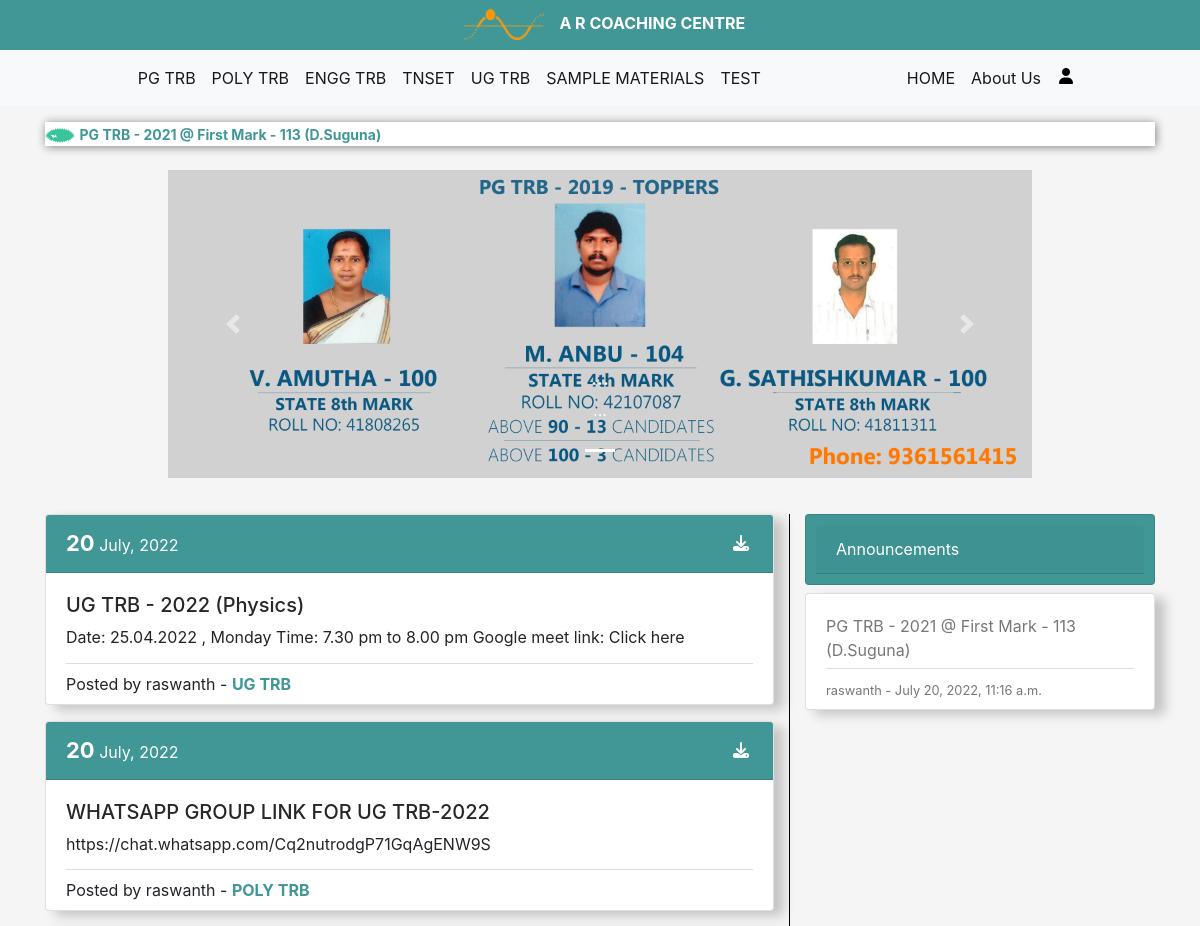
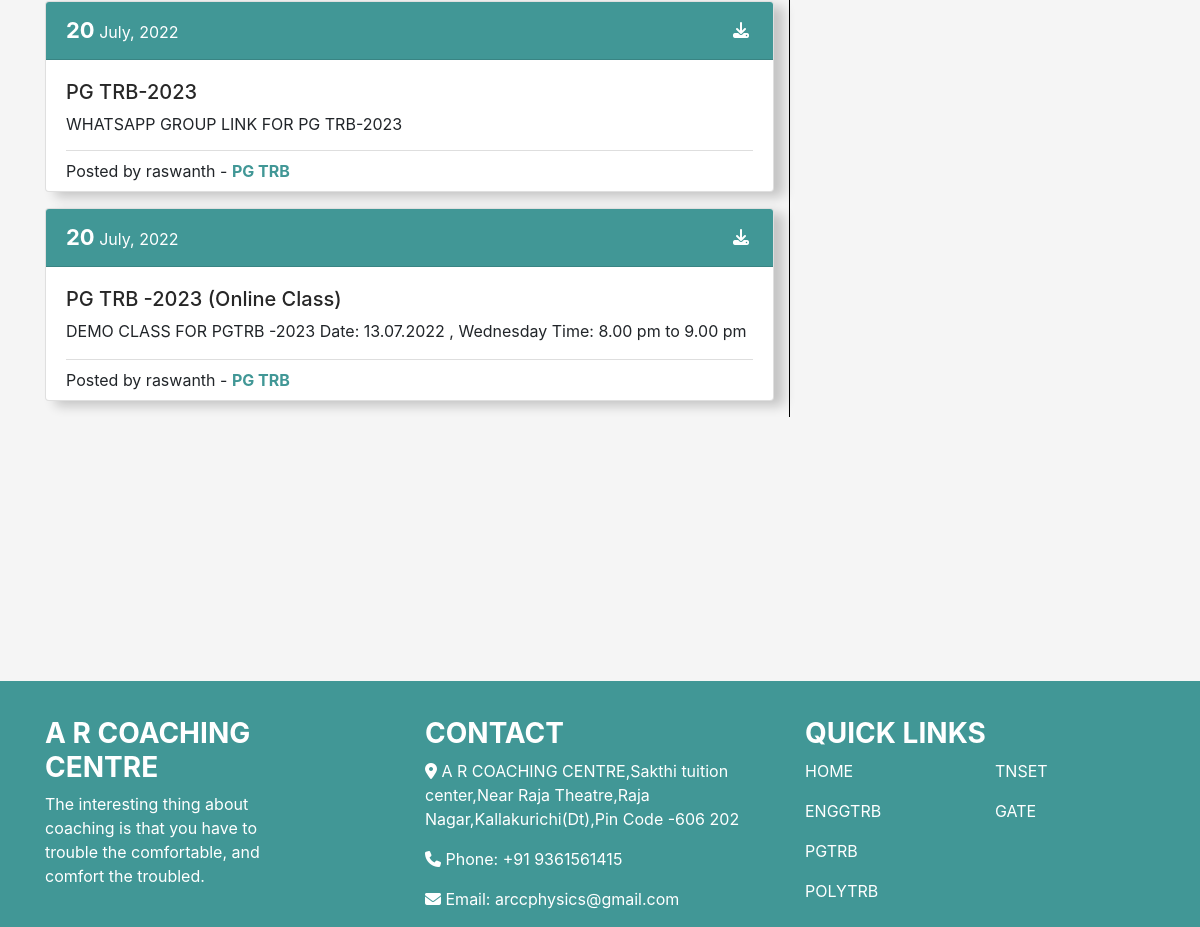
Before: / with the older database file (2 pictures, top to bottom).
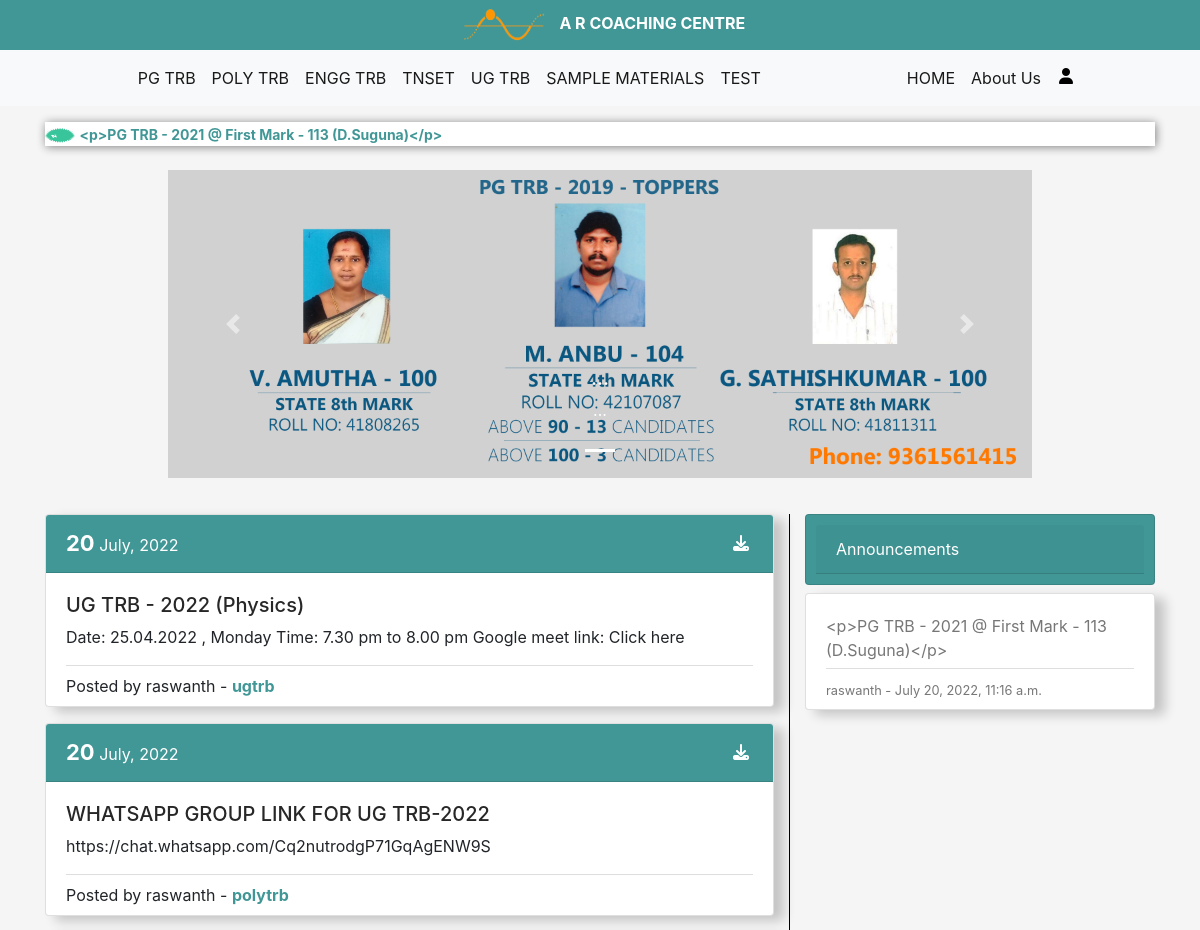
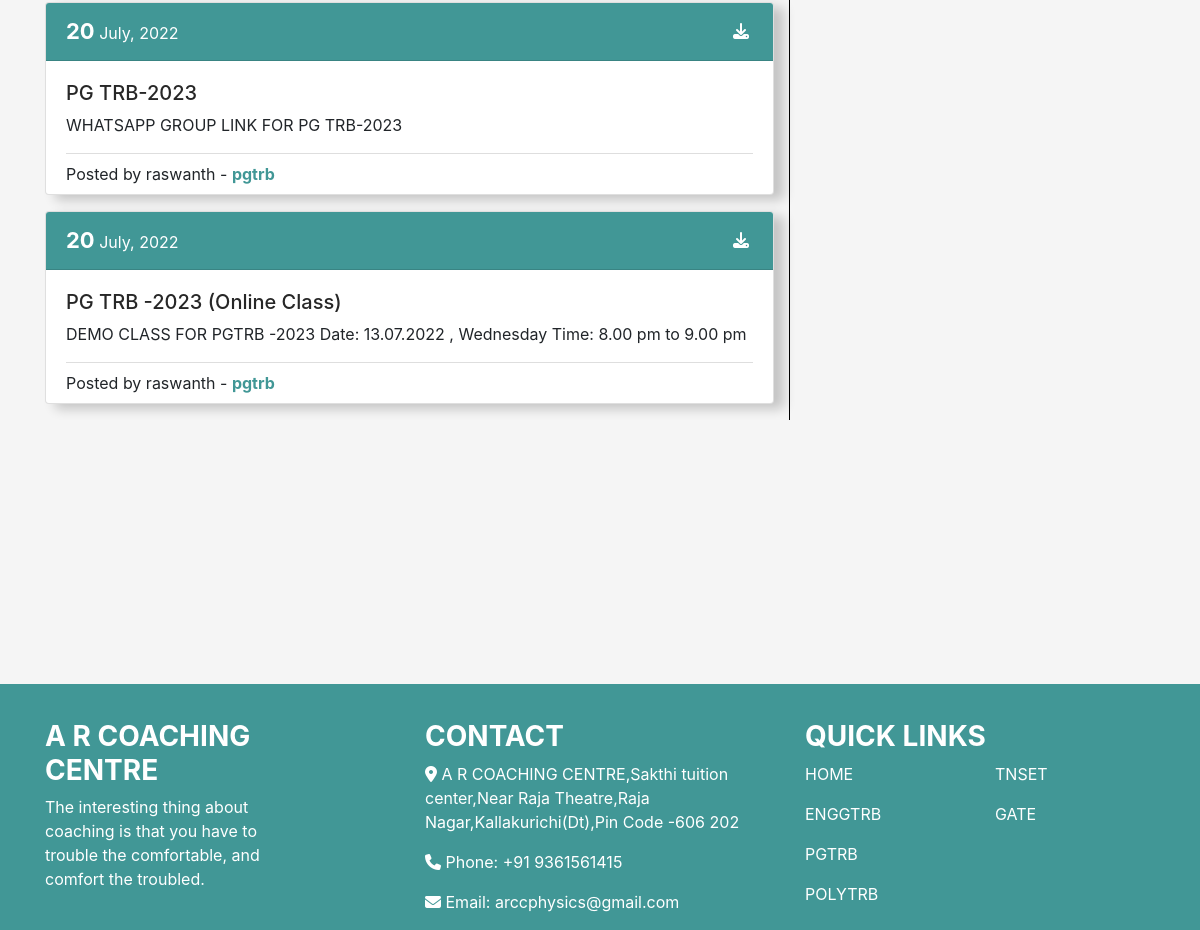
After: the same page with the newer database file (2 pictures, top to bottom).
### blog/models.py (models this page shows, shortened)
class Announcement(models.Model):
	announcement = RichTextField(max_length=500)
	time = models.DateTimeField(default=timezone.now)
	author = models.ForeignKey(User, on_delete=models.CASCADE)

class Post(models.Model):
	title = models.CharField(max_length=255)
	content = RichTextField()
	date_posted = models.DateTimeField(auto_now_add=True)
	author = models.ForeignKey(User, on_delete=models.CASCADE)
	tag =  models.CharField(max_length=255, null=False)
	link = models.CharField(max_length=255, blank=True)

### blog/views.py (the view)
# urls.py: path('',views.main, name='main'),
def main(request):
    context={
        'posts' : Post.objects.all().order_by('-date_posted'),
        'announcements' : Announcement.objects.all()
    }
    return render(request, "blog/mainpage.html", context)

### blog/templates/blog/mainpage.html (shortened to what this page needs)
{% extends "blog/base.html" %}
{% block content%}
<div class="carousel-bar">
    <div id="myCarousel" class="carousel slide carousel-fade mx-5" data-ride="carousel">
        <ol class="carousel-indicators">
            <li data-target="#myCarousel" data-slide-to="0" class="active"></li>
          </ol>
        <div class="carousel inner">
            <div class="carousel-item active">
                <img src="/static/images/banner.jpg" alt="First Image" class="d-block w-100">
                <div class="carousel-caption d-none d-md-block">
                    <h5>...</h5>
                    <p>...</p>
                </div>
            </div>
            <a class="carousel-control-prev" href="#myCarousel" role="button" data-slide="prev">
                <span class="carousel-control-prev-icon" aria-hidden="true"></span>
              </a>
              <a class="carousel-control-next" href="#myCarousel" role="button" data-slide="next">
                <span class="carousel-control-next-icon" aria-hidden="true"></span>
              </a>
        </div>
    </div>
</div>
<div class="container">
    <div class="row">
        <div class="col-md-8 col-sm-12 card1">
        {% for Post in posts %}
        <div class="card mb-3" style="box-shadow:10px 5px 12px rgba(0, 0, 0, 0.2);">
            <div class="card-header" style="background-color: rgb(65, 151, 150); color: white;">
                <b style="font-size: 22px">{{Post.date_posted|date:"d"}}</b>
                <c>{{Post.date_posted|date:"F, Y"}}</c>
                <a href="http://{{Post.link}}" class="fa fa-download float-right mt-2 mr-1" style="color: white;"></a>
            </div>
            <div class="card-body">
                <h5 style="color: rgb(39, 39, 39)">{{Post.title}}</h5>
                {{Post.content|safe}}
                <div class="post-sub pt-2 pb-2">
                    <p style="margin: 0">Posted by {{Post.author}} - <b style="color: rgb(65, 151, 150)">{{Post.tag}}</b></p>
                </div>
            </div>
        </div>
        {% endfor %}
    </div>
            <div class="col-md-4 col-sm-10">
                <div class="card mb-2" style="background-color: rgb(65, 151, 150);">
                    <div class="card-body" style="color: white; font-size: medium; text-align: left; padding: 10px;">
                        <p class="card-header">Announcements</p>
                    </div>
                </div>
                {% for Announcement in announcements %}
                <div class="card" style="box-shadow:10px 5px 12px rgba(0, 0, 0, 0.2);">
                    <div class="card-body" style="color: rgb(119, 119, 119);">
                        <p class="mb-0">{{Announcement.announcement}}</p>
                        <div class="post-sub pt-2 pb-2">
                            <small>{{Announcement.author}} - {{Announcement.time}}</small>
                        </div>
                    </div>
                </div>
                {% endfor %}
            </div>
        </div>
</div>
{% endblock content%}

### blog/templates/blog/base.html (shortened to what this page needs)
{% load static %}
<!DOCTYPE html>
<html lang="en">
<head>
    <link rel="stylesheet" href="https://cdn.jsdelivr.net/npm/bootstrap@4.0.0/dist/css/bootstrap.min.css">
    <link href="{% static 'css/base.css' %}" rel="stylesheet" >
</head>
<body>
    <header>
        <nav class="container-fluid" style="text-align: center; background-color: rgb(65, 151, 150);">
            <img src="/static/images/logo-head.png" alt="" height="50" width="100">
            <a href="{% url 'main' %}" class="" style="color: white; text-decoration: none;"><b>A R COACHING CENTRE</b></a>
        </nav>
        <nav class="navbar navbar-expand-lg navbar-light bg-light" id="nav2">
            <div class="collapse navbar-collapse" id="navbarMenu" style="margin-left: 5%;">
              <ul class="navbar-nav mr-auto" style="margin-left: 5%;">
                <li class="nav-item active">
                  <a class="nav-link" href="{% url 'pgtrb' %}">PG TRB<span class="sr-only">(current)</span></a>
                </li>
                <li class="nav-item active">
                  <a class="nav-link" href="{% url 'polytrb' %}">POLY TRB</a>
                </li>
                <li class="nav-item active">
                  <a class="nav-link" href="{% url 'enggtrb' %}">ENGG TRB</a>
                </li>
                <li class="nav-item active">
                    <a class="nav-link" href="{% url 'tnset' %}">TNSET</a>
                </li>
                <li class="nav-item active">
                    <a class="nav-link" href="{% url 'ugtrb' %}">UG TRB</a>
                </li>
                <li class="nav-item active">
                    <a class="nav-link" href="{% url 'sample' %}">SAMPLE MATERIALS</a>
                </li>
                <li class="nav-item active">
                    <a class="nav-link" href="{% url 'slogin' %}">TEST</a>
                </li>
                </ul>
                <ul class="navbar-nav" style="margin-right: 10%; display: flex;">
                    <li class="nav-item active">
                        <a class="nav-link" href="{% url 'main' %}">HOME</a>
                    </li>
                    <li class="nav-item active">
                        <a class="nav-link" href="{% url 'about' %}">About Us</a>
                    </li>
                    <li class="nav-item active">
                        {% if user.is_authenticated %}
                            <a href="{% url 'logout' %}"><i style="margin-left: 10px; margin-top: 10px; color: black;" class="fa fa-solid fa fa-user"></i></a>
                        {% else %}
                            <a href="{% url 'login' %}"><i style="margin-left: 10px; margin-top: 10px; color: black;" class="fa fa-solid fa fa-user"></i></a>
                        {% endif %}
                    </li>
                </ul>
            </div>
        </nav>
    </header>
    <main>
    <div class="container mt-3">
      <div style="background-color: white; box-shadow: 1px 1px 10px grey">
        {% for Announcement in announcements %}
                <marquee direction="left">
                    <img src="/static/images/new.gif" height=15 width=30>
                    <a style="font-size: 14px; color: rgb(65, 151, 150)"><b>{{Announcement.announcement}}</b></a>
                </marquee>
        {% endfor %}
      </div>
    </div>
    <div>
        {% block content %}{% endblock content %}
        <br>
    </div>
</main>
<section>
  <footer class="text-white">
    <div class="static-bottom" style="margin-top:2% ">
      <div class="container">
        <div class="row">
          <div class="col-md-3 footer-about wow fadeInUp">
            <h3><b>A R COACHING CENTRE</b></h3>
            <p>
              The interesting thing about coaching is that you have to trouble the comfortable, and comfort the troubled.
            </p>
                </div>
          <div class="col-md-4 offset-md-1 footer-contact wow fadeInDown">
            <h3><b>CONTACT</b></h3>
                <p><i class="fas fa-map-marker-alt"></i> A R COACHING CENTRE,Sakthi tuition center,Near Raja Theatre,Raja Nagar,Kallakurichi(Dt),Pin Code -606 202</p>
                <p><i class="fas fa-phone"></i> Phone:  <a href="tel:+91 9361561415" style="color: white;">+91 9361561415</a></p>
                <p><i class="fas fa-envelope"></i> Email: <a href="mailto:arccphysics@domain.com" style="color: white;">arccphysics@gmail.com</a></p>
                </div>
                <div class="col-md-4 footer-links wow fadeInUp">
                  <div class="row">
                    <div class="col">
                      <h3><B>QUICK LINKS</B></h3>
                    </div>
                  </div>
                  <div class="row">
                    <div class="col-md-6">
                      <p><a class="scroll-link" href="{% url 'main' %}" style="color: white;">HOME</a></p>
                      <p><a href="{% url 'enggtrb' %}" style="color: white;">ENGGTRB</a></p>
                      <p><a href="{% url 'pgtrb' %}" style="color: white;">PGTRB</a></p>
                      <p><a href="{% url 'polytrb' %}" style="color: white;">POLYTRB</a></p>
                    </div>
                    <div class="col-md-6">
                      <p><a href="{% url 'tnset' %}" style="color: white;">TNSET</a></p>
                      <p><a href="{% url 'ugtrb' %}" style="color: white;">GATE</a></p>
                    </div>
                  </div>
                </div>
          </div>
      </div>
    </div>
  </footer>
</section>
</body>
</html>

### blog/static/css/base.css (style rules this page uses)
@media (min-width: 768px) { .card1 { border-right: 1px solid black; } }
body { background-color: rgb(245, 245, 245); }
li { list-style: none; }
a { text-decoration: none; }
.post-sub { border-top: 1px solid rgb(222, 222, 222); margin-bottom: -20px; margin-top: 2%; }
footer { margin:auto; position: sticky; margin-bottom: 0%; margin-top: 20%; background-color: rgb(65, 151, 150); width:100%; padding-top: 1%; }
.carousel-bar { margin-left: 10%; margin-right: 10%; margin-top: 2%; margin-bottom: 3%; }

Changed rows visible on the page:
changed Announcement "raswanth": announcement "PG TRB - 2021 @ First Mark - 113 (D.Suguna)" → "<p>PG TRB - 2021 @ First Mark - 113 (D.Suguna)</p>"
changed Post: tag "UG TRB" → "ugtrb"
changed Post "https://chat.whatsapp.com/Cq2nutrodgP71GqAgENW9S": tag "POLY TRB" → "polytrb"
changed Post "PG TRB-2023": tag "PG TRB" → "pgtrb"
changed Post "PG TRB -2023 (Online Class)": tag "PG TRB" → "pgtrb"
